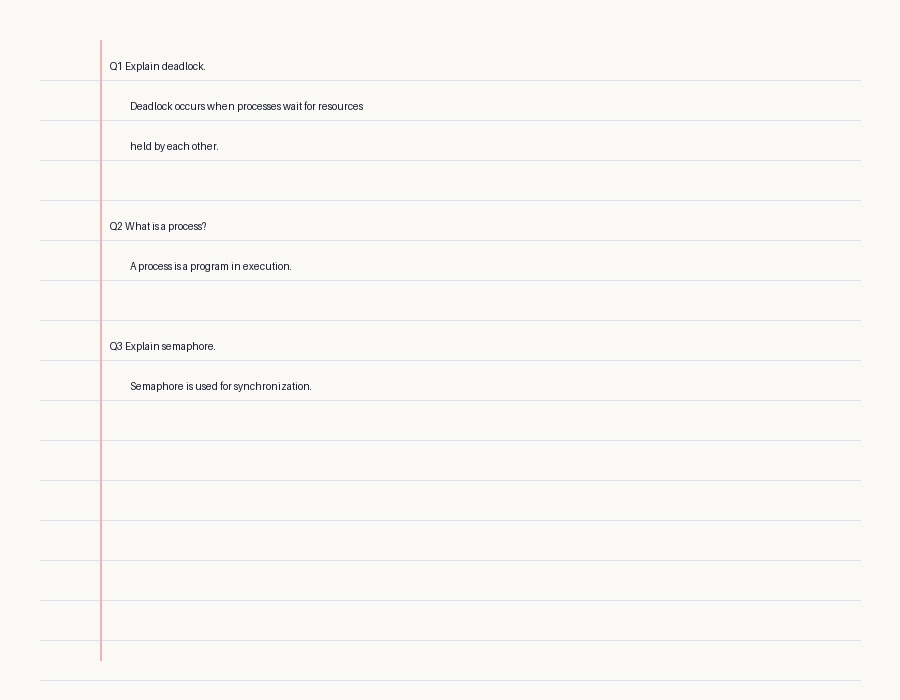
#> input picture AIML-2/sample/answer_sheet.jpg, 900 x 700 px
$ python cli.py ../../../../AIML-2/sample/answer_sheet.jpg out   (older library calls are emulated)
#> lines starting #> are read from the running program, lines starting #| are printed output that depends on the picture; after the words box and inside, x2 and y2 are one past the last pixel; in counts of white or black regions, pixels touching at a corner belong together
### AI1-,3/backend/app/preprocessing/pipeline.py
import os
import hashlib
import logging
from pathlib import Path
from typing import List, Union, Dict, Any
import cv2
import numpy as np
from PIL import Image

from app.preprocessing.schemas import PreprocessingConfig, PreprocessedPage, LineRegion
from app.preprocessing.page_detect import detect_and_warp_page
from app.preprocessing.deskew import deskew_image
from app.preprocessing.denoise import denoise_and_remove_shadows
from app.preprocessing.contrast import enhance_contrast_clahe
from app.preprocessing.regions import extract_line_regions
from app.preprocessing.quality import evaluate_page_quality

logger = logging.getLogger(__name__)

# Output base directory
STORAGE_BASE = Path(__file__).parent.parent.parent / "scratch" / "preprocessed"

def load_image_bytes(input_source: Union[bytes, str, Path]) -> np.ndarray:
    """Load image into RGB numpy array from bytes or path."""
    if isinstance(input_source, (str, Path)):
        img_bgr = cv2.imread(str(input_source))
        if img_bgr is None:
            raise ValueError(f"Failed to read image at path: {input_source}")
        return cv2.cvtColor(img_bgr, cv2.COLOR_BGR2RGB)
    elif isinstance(input_source, bytes):
        nparr = np.frombuffer(input_source, np.uint8)
        img_bgr = cv2.imdecode(nparr, cv2.IMREAD_COLOR)
        if img_bgr is None:
            raise ValueError("Corrupt file or invalid image bytes.")
        return cv2.cvtColor(img_bgr, cv2.COLOR_BGR2RGB)
    raise ValueError("Unsupported input source type.")

def preprocess_single_page(
    image_input: Union[bytes, str, Path],
    page_number: int = 1,
    institution_id: str = "default_inst",
    exam_id: str = "default_exam",
    sheet_id: str = "default_sheet",
    config: PreprocessingConfig = PreprocessingConfig()
) -> PreprocessedPage:
    """
    Pure pipeline function for a single page. Idempotent and configurable.
    Saves outputs under storage: {institution}/{exam}/{sheet}/pages/{n}/
    """
    img = load_image_bytes(image_input)

    # 1. Ingest: Cap long side ~2500px
    h, w = img.shape[:2]
    max_side = max(h, w)
    if max_side > config.max_long_side:
        scale = config.max_long_side / float(max_side)
        img = cv2.resize(img, (int(w * scale), int(h * scale)), interpolation=cv2.INTER_AREA)

    # 2. Page detection & perspective warp
    page_detected = True
    if config.enable_page_detect:
        img, page_detected = detect_and_warp_page(img)

    # 3. Deskew
    skew_deg = 0.0
    if config.enable_deskew:
        img, skew_deg = deskew_image(img)

    # 4. Denoise & remove background shadows
    if config.enable_denoise:
        img = denoise_and_remove_shadows(img)

    # 5. Contrast CLAHE & Binarisation
    enhanced_gray, binarised = enhance_contrast_clahe(img)

    # 6. Region splitting into line bboxes
    line_bboxes = extract_line_regions(binarised, page_number=page_number) if config.enable_region_split else []

    # 7. Quality gate evaluation
    quality_score, flags = evaluate_page_quality(img, skew_deg=skew_deg, page_detected=page_detected)

    # Save outputs to disk under {institution}/{exam}/{sheet}/pages/{n}/
    page_dir = STORAGE_BASE / institution_id / exam_id / sheet_id / "pages" / str(page_number)
    page_dir.mkdir(parents=True, exist_ok=True)

    clean_path = page_dir / "clean.png"
    binary_path = page_dir / "binary.png"

    cv2.imwrite(str(clean_path), enhanced_gray)
    cv2.imwrite(str(binary_path), binarised)

    line_regions = []
    for idx, reg in enumerate(line_bboxes):
        x, y, lw, lh = reg["bbox"]
        crop = enhanced_gray[y:y+lh, x:x+lw]
        crop_path = page_dir / f"line_{idx+1}.png"
        if crop.size > 0:
            cv2.imwrite(str(crop_path), crop)
            line_regions.append(LineRegion(bbox=reg["bbox"], crop_path=str(crop_path)))

    return PreprocessedPage(
        page_number=page_number,
        clean_path=str(clean_path),
        binary_path=str(binary_path),
        page_detected=page_detected,
        skew_deg=skew_deg,
        quality_score=quality_score,
        flags=flags,
        line_regions=line_regions
    )

# [20 lines left out: function preprocess_sheet, not called in this run]

### AI1-,3/backend/app/preprocessing/page_detect.py
import cv2
import numpy as np
from typing import Tuple

def detect_and_warp_page(img: np.ndarray) -> Tuple[np.ndarray, bool]:
    """
    Page detection using Canny + contours + approxPolyDP, fallback to largest bright region;
    perspective-warps to a flat rectangle. If none found, returns full frame and page_detected=False.
    """
    if img is None or img.size == 0:
        return img, False

    gray = cv2.cvtColor(img, cv2.COLOR_RGB2GRAY) if len(img.shape) == 3 else img
    blurred = cv2.GaussianBlur(gray, (5, 5), 0)
    edged = cv2.Canny(blurred, 50, 200)

    contours, _ = cv2.findContours(edged, cv2.RETR_EXTERNAL, cv2.CHAIN_APPROX_SIMPLE)
    contours = sorted(contours, key=cv2.contourArea, reverse=True)

    page_contour = None
    for c in contours[:5]:
        peri = cv2.arcLength(c, True)
        approx = cv2.approxPolyDP(c, 0.02 * peri, True)
        if len(approx) == 4 and cv2.contourArea(c) > (img.shape[0] * img.shape[1] * 0.2):
            page_contour = approx
            break

    if page_contour is None:
        return img, False

    pts = page_contour.reshape(4, 2)
    rect = np.zeros((4, 2), dtype="float32")

    s = pts.sum(axis=1)
    rect[0] = pts[np.argmin(s)] # Top-left
    rect[2] = pts[np.argmax(s)] # Bottom-right

    diff = np.diff(pts, axis=1)
    rect[1] = pts[np.argmin(diff)] # Top-right
    rect[3] = pts[np.argmax(diff)] # Bottom-left

    tl, tr, br, bl = rect
    width_a = np.sqrt(((br[0] - bl[0]) ** 2) + ((br[1] - bl[1]) ** 2))
    width_b = np.sqrt(((tr[0] - tl[0]) ** 2) + ((tr[1] - tl[1]) ** 2))
    max_w = max(int(width_a), int(width_b))

    height_a = np.sqrt(((tr[0] - br[0]) ** 2) + ((tr[1] - br[1]) ** 2))
    height_b = np.sqrt(((tl[0] - bl[0]) ** 2) + ((tl[1] - bl[1]) ** 2))
    max_h = max(int(height_a), int(height_b))

    dst = np.array([
        [0, 0],
        [max_w - 1, 0],
        [max_w - 1, max_h - 1],
        [0, max_h - 1]
    ], dtype="float32")

    M = cv2.getPerspectiveTransform(rect, dst)
    warped = cv2.warpPerspective(img, M, (max_w, max_h))

    return warped, True

### AI1-,3/backend/app/preprocessing/deskew.py
import cv2
import numpy as np
from typing import Tuple

def deskew_image(img: np.ndarray) -> Tuple[np.ndarray, float]:
    """
    Deskew image: estimate skew angle from text lines (minAreaRect or projection profile),
    correct within +/-15 deg. Returns (rotated_img, angle_applied).
    """
    if img is None or img.size == 0:
        return img, 0.0

    gray = cv2.cvtColor(img, cv2.COLOR_RGB2GRAY) if len(img.shape) == 3 else img
    thresh = cv2.threshold(gray, 0, 255, cv2.THRESH_BINARY_INV + cv2.THRESH_OTSU)[1]

    coords = np.column_stack(np.where(thresh > 0))
    if len(coords) == 0:
        return img, 0.0

    angle = cv2.minAreaRect(coords)[-1]
    if angle < -45:
        angle = -(90 + angle)
    else:
        angle = -angle

    # Clamp to +/-15 deg
    if abs(angle) > 15.0:
        angle = 0.0

    if abs(angle) < 0.2:
        return img, 0.0

    (h, w) = img.shape[:2]
    center = (w // 2, h // 2)
    M = cv2.getRotationMatrix2D(center, angle, 1.0)
    rotated = cv2.warpAffine(img, M, (w, h), flags=cv2.INTER_CUBIC, borderMode=cv2.BORDER_REPLICATE)

    return rotated, float(round(angle, 2))

### AI1-,3/backend/app/preprocessing/denoise.py
import cv2
import numpy as np

def denoise_and_remove_shadows(img: np.ndarray) -> np.ndarray:
    """
    Remove uneven lighting/shadows using morphological close + divide,
    and apply fastNlMeans or median filtering tuned NOT to erase thin pen strokes.
    """
    if img is None or img.size == 0:
        return img

    is_color = len(img.shape) == 3
    gray = cv2.cvtColor(img, cv2.COLOR_RGB2GRAY) if is_color else img

    # Background shadow removal via morphological close & divide
    kernel = cv2.getStructuringElement(cv2.MORPH_RECT, (25, 25))
    background = cv2.morphologyEx(gray, cv2.MORPH_CLOSE, kernel)
    divided = cv2.divide(gray, background, scale=255)

    # Median blur preserving stroke edges
    denoised = cv2.medianBlur(divided, 3)

    if is_color:
        return cv2.cvtColor(denoised, cv2.COLOR_GRAY2RGB)
    return denoised

### AI1-,3/backend/app/preprocessing/contrast.py
import cv2
import numpy as np
from typing import Tuple

def enhance_contrast_clahe(img: np.ndarray) -> Tuple[np.ndarray, np.ndarray]:
    """
    Apply CLAHE to produce BOTH:
    1. Grayscale-enhanced image (for TrOCR)
    2. Binarised image (for EasyOCR / line detection)
    Never binarises destructively; returns (enhanced_gray, binarised).
    """
    if img is None or img.size == 0:
        return img, img

    gray = cv2.cvtColor(img, cv2.COLOR_RGB2GRAY) if len(img.shape) == 3 else img

    # CLAHE contrast enhancement
    clahe = cv2.createCLAHE(clipLimit=2.0, tileGridSize=(8, 8))
    enhanced_gray = clahe.apply(gray)

    # Adaptive Otsu binarization
    binarised = cv2.threshold(enhanced_gray, 0, 255, cv2.THRESH_BINARY + cv2.THRESH_OTSU)[1]

    return enhanced_gray, binarised

### AI1-,3/backend/app/preprocessing/regions.py
import cv2
import numpy as np
from typing import List, Dict, Any

def extract_line_regions(binarised_img: np.ndarray, page_number: int = 1) -> List[Dict[str, Any]]:
    """
    Split page into line crops via horizontal projection profile + connected components.
    Returns bboxes in page coordinates: [{"bbox": [x, y, w, h], "page_number": page_number}].
    """
    if binarised_img is None or binarised_img.size == 0:
        return []

    # Invert image (text = white)
    inv = 255 - binarised_img if binarised_img.max() == 255 else binarised_img

    # Horizontal projection profile
    proj = np.sum(inv, axis=1)
    thresh_val = np.max(proj) * 0.05 if np.max(proj) > 0 else 0

    in_line = False
    start_y = 0
    lines = []

    for y, val in enumerate(proj):
        if val > thresh_val and not in_line:
            in_line = True
            start_y = y
        elif val <= thresh_val and in_line:
            in_line = False
            h = y - start_y
            if h >= 10: # Minimum line height filtering
                lines.append((start_y, y))

    if in_line and (binarised_img.shape[0] - start_y) >= 10:
        lines.append((start_y, binarised_img.shape[0]))

    width = binarised_img.shape[1]
    line_regions = []

    for y1, y2 in lines:
        line_regions.append({
            "bbox": [0, y1, width, y2 - y1],
            "page_number": page_number
        })

    return line_regions

### AI1-,3/backend/app/preprocessing/quality.py
import cv2
import numpy as np
from typing import List, Tuple

def evaluate_page_quality(img: np.ndarray, skew_deg: float, page_detected: bool) -> Tuple[float, List[str]]:
    """
    Quality gate: blur (Laplacian variance), contrast, ink coverage, resolution -> quality_score 0-1 and flags.
    Flags: ["blurry", "low_contrast", "cropped", "no_page_found", "skew_extreme"]
    Bad pages are FLAGGED for teacher re-scan, never silently dropped.
    """
    flags = []

    if img is None or img.size == 0:
        return 0.0, ["corrupt_file"]

    gray = cv2.cvtColor(img, cv2.COLOR_RGB2GRAY) if len(img.shape) == 3 else img

    # 1. Blur check (variance of Laplacian)
    lap_var = cv2.Laplacian(gray, cv2.CV_64F).var()
    if lap_var < 100.0:
        flags.append("blurry")

    # 2. Contrast check
    min_val, max_val, _, _ = cv2.minMaxLoc(gray)
    contrast_range = max_val - min_val
    if contrast_range < 50:
        flags.append("low_contrast")

    # 3. Skew extreme check
    if abs(skew_deg) > 10.0:
        flags.append("skew_extreme")

    # 4. Page detection check
    if not page_detected:
        flags.append("no_page_found")

    # Compute quality score (0.0 to 1.0)
    score = 1.0
    if "blurry" in flags:
        score -= 0.3
    if "low_contrast" in flags:
        score -= 0.2
    if "skew_extreme" in flags:
        score -= 0.2
    if "no_page_found" in flags:
        score -= 0.2

    quality_score = max(0.0, min(round(score, 2), 1.0))
    return quality_score, flags

### AI1-,3/backend/app/preprocessing/cli.py
"""
EduSense AI - Image Preprocessing CLI Tool
Usage: python -m app.preprocessing.cli in.jpg out_dir/
"""

import sys
import argparse
from pathlib import Path
import cv2
import numpy as np
from app.preprocessing.pipeline import preprocess_single_page

def main():
    parser = argparse.ArgumentParser(description="EduSense AI Preprocessing Debug CLI")
    parser.add_argument("input_image", type=str, help="Path to input image file")
    parser.add_argument("output_dir", type=str, help="Path to output debug directory")

    args = parser.parse_args()
    in_path = Path(args.input_image)
    out_dir = Path(args.output_dir)

    if not in_path.exists():
        print(f"Error: Input file '{in_path}' does not exist.")
        sys.exit(1)

    out_dir.mkdir(parents=True, exist_ok=True)

    print(f"Processing '{in_path}'...")
    res = preprocess_single_page(
        image_input=in_path,
        page_number=1,
        institution_id="debug_inst",
        exam_id="debug_exam",
        sheet_id="debug_sheet"
    )
#> in load_image_bytes, img_bgr is the input picture: shape (700, 900, 3); mean B, G, R 244.1, 247.6, 248.6
#> in detect_and_warp_page, `edged = cv2.Canny(blurred, 50, 200)`:
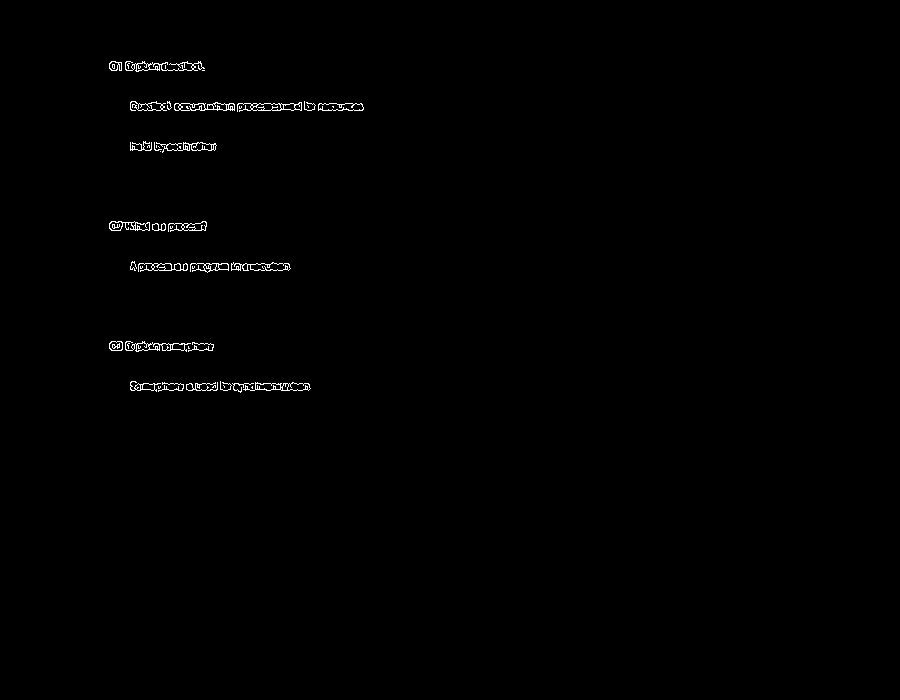
#> edged: shape (700, 900); 0.5% white in thin lines or dots, all inside (x1, y1, x2, y2) = (109, 61, 364, 393)
#> in detect_and_warp_page, `contours, _ = cv2.findContours(edged, cv2.RETR_EXTERNAL, cv2.CHAIN_APP..`: contours = 46 contours, 28 with area under 20; largest, box (x1, y1, x2, y2) and area: (174, 102, 235, 111) 355, (243, 382, 311, 391) 340, (231, 262, 291, 271) 328, (237, 102, 302, 112) 314, (125, 341, 191, 352) 305
#> the loop in detect_and_warp_page, `for c in contours[:5]:` made 5 passes
#> peri on passes 1 to 5: 155.7, 174.5, 167.6, 203.6, 222.5
#> in preprocess_single_page, `img, page_detected = detect_and_warp_page(img)`: page_detected = False
#> in deskew_image, `thresh = cv2.threshold(gray, 0, 255, cv2.THRESH_BINARY_INV + cv2.THRES..`:
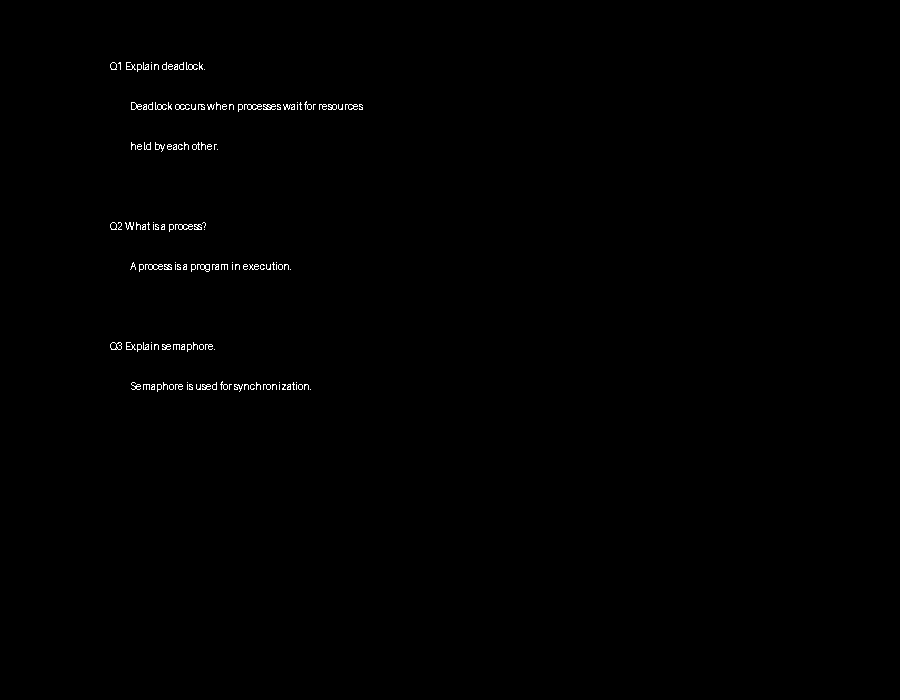
#> thresh: shape (700, 900); 0.4% white in thin lines or dots, all inside (x1, y1, x2, y2) = (110, 62, 363, 392)
#> in deskew_image, `coords = np.column_stack(np.where(thresh > 0))`: coords = 2496 pairs, first value 62 to 391, second value 110 to 362
#> in deskew_image, `angle = cv2.minAreaRect(coords)[-1]`: angle = -90
#> in deskew_image, `angle = -(90 + angle)`: angle = 0
#> in enhance_contrast_clahe, `binarised = cv2.threshold(enhanced_gray, 0, 255, cv2.THRESH_BINARY + c..`:
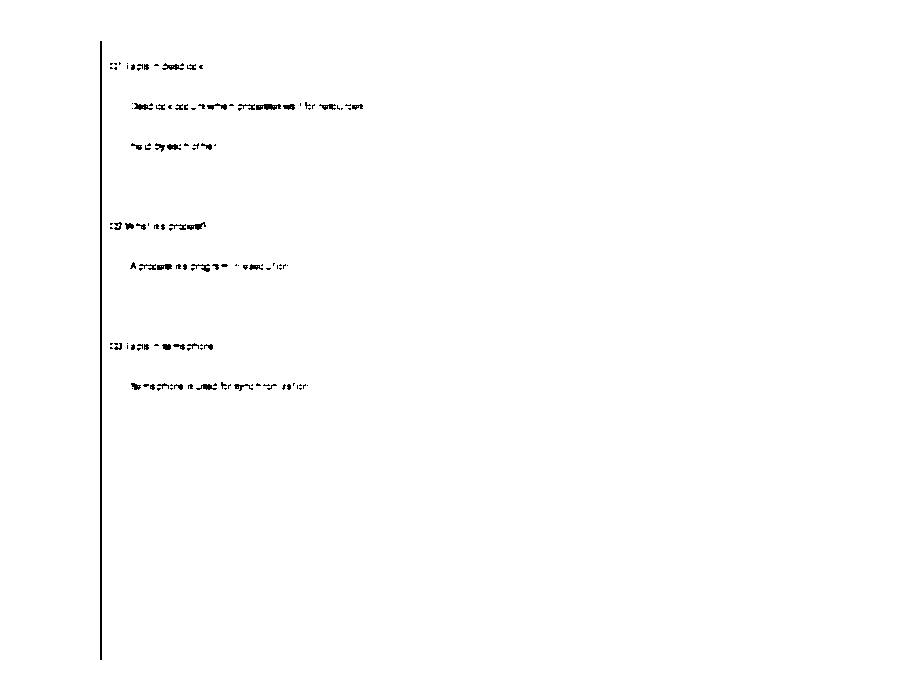
#> binarised: shape (700, 900); 99.4% white; black in thin lines or dots, all inside (x1, y1, x2, y2) = (100, 41, 363, 660)
#> in extract_line_regions, `proj = np.sum(inv, axis=1)`: proj = 700 values, max 43605 at index 105, min 0 at index 0, mean 1347.1
#> in extract_line_regions, `thresh_val = np.max(proj) * 0.05 if np.max(proj) > 0 else 0`: thresh_val = 2180.2
#> the loop in extract_line_regions, `for y, val in enumerate(proj):` made 700 passes
#> (in_line, h) on passes 71, 111, 151, 231, 272, 351, 391: (False, 7), (False, 7), (False, 6), (False, 7), (False, 7), (False, 7), (False, 7)
#> after the loop in extract_line_regions, `for y, val in enumerate(proj):`: h = 7; in_line = False; lines = []; start_y = 383
#> after the loop in extract_line_regions, `for y1, y2 in lines:`: line_regions = []
#> in evaluate_page_quality, `lap_var = cv2.Laplacian(gray, cv2.CV_64F).var()`: lap_var = 173.2
#> in evaluate_page_quality, `min_val, max_val, _, _ = cv2.minMaxLoc(gray)`: min_val = 48; max_val = 255
#> in evaluate_page_quality, `contrast_range = max_val - min_val`: contrast_range = 207
#> in preprocess_single_page, `quality_score, flags = evaluate_page_quality(img, skew_deg=skew_deg, p..`: quality_score = 0.8; flags = ['no_page_found']
#> after the loop in preprocess_single_page, `for idx, reg in enumerate(line_bboxes):`: line_regions = []

    # Generate before/after side-by-side debug comparison image
    orig_img = cv2.imread(str(in_path))
    clean_img = cv2.imread(res.clean_path)
#> clean_img: shape (700, 900, 3); min 44, max 255, mean 254.3

    if orig_img is not None and clean_img is not None:
        h, w = clean_img.shape[:2]
#> h = 700; w = 900
        orig_resized = cv2.resize(orig_img, (w, h))

        if len(clean_img.shape) == 2 or clean_img.shape[2] == 1:
            clean_bgr = cv2.cvtColor(clean_img, cv2.COLOR_GRAY2BGR)
        else:
            clean_bgr = clean_img

        comparison = np.hstack((orig_resized, clean_bgr))
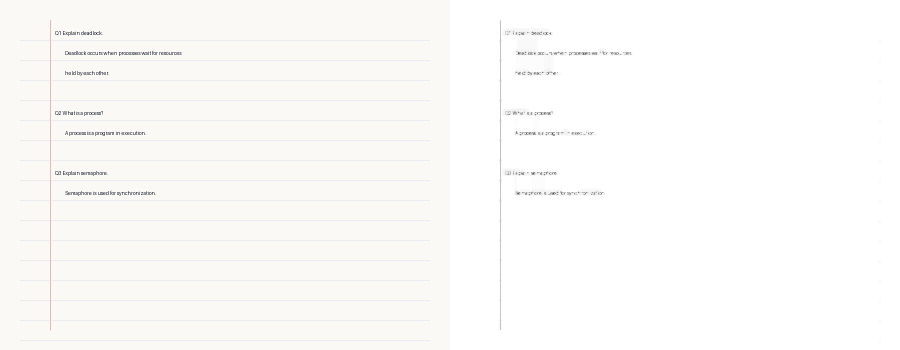
#> comparison: shape (700, 1800, 3) (shown at 1/2 size); mean B, G, R 249.2, 250.9, 251.4
        comp_path = out_dir / "before_after_debug.png"
        cv2.imwrite(str(comp_path), comparison)
        print(f"[OK] Saved side-by-side comparison to '{comp_path}'")

    print(f"Preprocessing completed:")
    print(f"  Page Detected: {res.page_detected}")
#|   Page Detected: False
    print(f"  Skew Deg: {res.skew_deg}°")
#|   Skew Deg: 0.0°
    print(f"  Quality Score: {res.quality_score}")
#|   Quality Score: 0.8
    print(f"  Flags: {res.flags}")
#|   Flags: ['no_page_found']
    print(f"  Line Regions Extracted: {len(res.line_regions)}")
#|   Line Regions Extracted: 0
    print(f"  Clean Image Output: {res.clean_path}")
#|   Clean Image Output: AI1-,3/backend/scratch/preprocessed/debug_inst/debug_exam/debug_sheet/pages/1/clean.png

if __name__ == "__main__":
    main()
